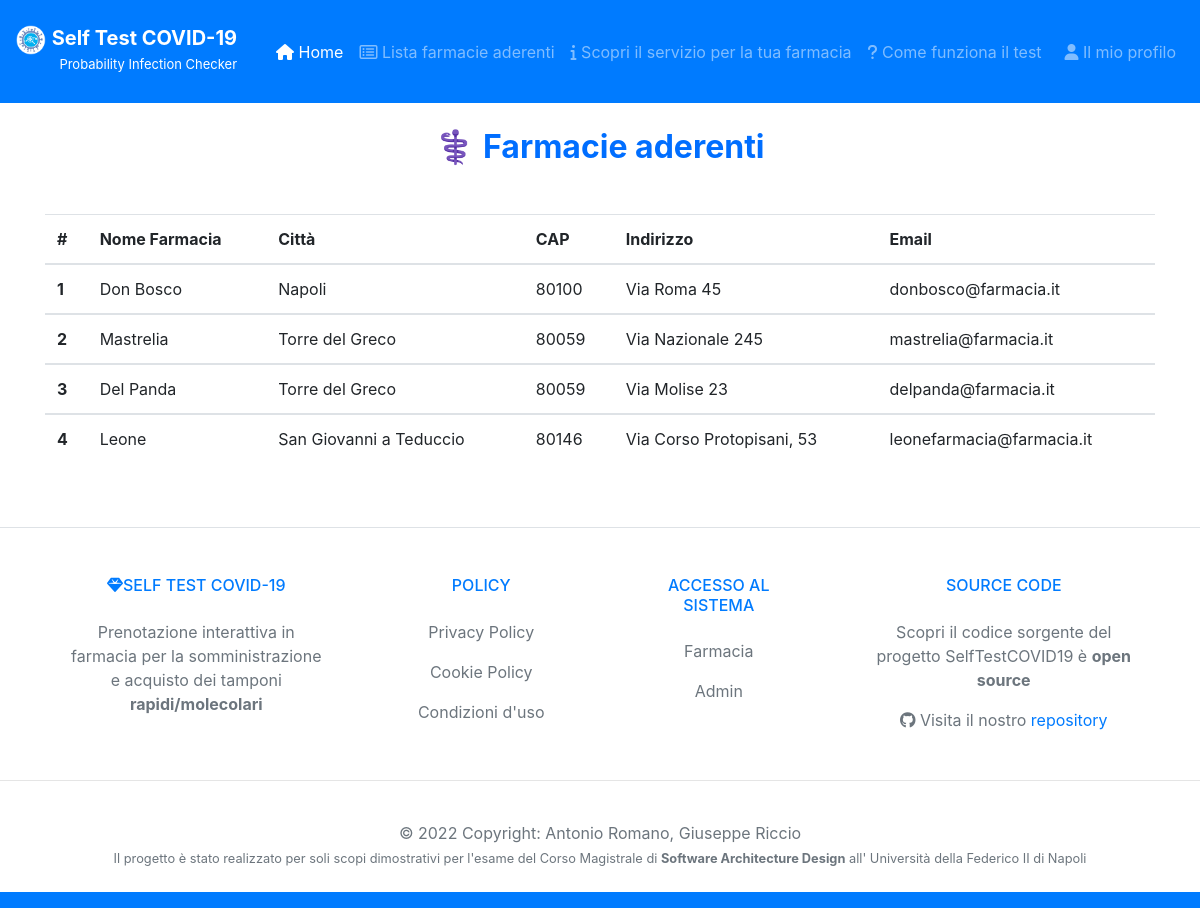
Screenshot of /listaFarmacie with the database file from the repository.
### tables this page shows
CREATE TABLE `Farmacie` (
	ID INTEGER PRIMARY KEY AUTOINCREMENT,
	NomeFarmacia VARCHAR(50),
	Citta VARCHAR(50),
	CAP INT(5),
	Indirizzo VARCHAR(50),
	Email VARCHAR(50),
	PWD VARCHAR(50),
	UNIQUE(NomeFarmacia,Email)
);

### controllers/MainHandlerController.py (the view)
def listaFarmacie():
    connection = connectDB()
    farmacie = connection.execute('SELECT ID, NomeFarmacia, Citta, Cap, Indirizzo, Email FROM Farmacie').fetchall()
    connection.close()
    return render_template('/listafarmacie.html', farmacie=farmacie)

### models/DB.py (called while the page is built)
def connectDB():
    connection = sqlite3.connect('./models/selftestcovid19.db')
    connection.row_factory = sqlite3.Row
    return connection

### templates/listafarmacie.html (shortened to what this page needs)
<!doctype html>
<html lang="it">
<head>
    <link rel="stylesheet" href="https://cdnjs.cloudflare.com/ajax/libs/font-awesome/4.7.0/css/font-awesome.min.css">
    <link rel="stylesheet" href="https://stackpath.bootstrapcdn.com/bootstrap/4.3.1/css/bootstrap.min.css">
</head>
<body>
    <nav class="navbar navbar-expand-lg navbar-dark bg-primary">
        <div style="margin-top: 10px; margin-right: 15px;">
            <a class="navbar-brand" href="#">
                <img src="/static/logo.png" width="30" height="30" alt="">
                <span style="margin-top: 10px; color: white; font-size: 20px ;"><b>Self Test COVID-19</b><br>
                    <p style="font-size: small; text-align: right;">Probability Infection Checker</p></a></span>
        </div>
        <div class="collapse navbar-collapse" id="navbarSupportedContent">
            <ul class="navbar-nav mr-auto">
                <li class="nav-item active">
                    <a class="nav-link" href="/"><i class="fa fa-home" aria-hidden="true"></i> Home </a>
                </li>
                <li class="nav-item">
                    <a class="nav-link" href="/listaFarmacie"><i class="fa fa-list-alt" aria-hidden="true"></i> Lista
                        farmacie aderenti</a>
                </li>
                <li class="nav-item">
                    <a class="nav-link" href="/scopri"><i class="fa fa-info" aria-hidden="true"></i> Scopri il servizio per la
                        tua farmacia</a>
                </li>
                <li class="nav-item">
                    <a class="nav-link" href="/about"><i class="fa fa-question" aria-hidden="true"></i> Come funziona il
                        test</a>
                </li>
            </ul>
            <ul class="navbar-nav ml-auto">
                <li class="nav-item">
                    <a class="nav-link" href="/loginPaziente"><i class="fa fa-user" aria-hidden="true"></i> Il mio
                        profilo </a>
                </li>
            </ul>
        </div>
    </nav>
    <div class="container">
        <center>
            <h2 class="text-center" style="margin: 25px;"><b><span style="color: #006eff;">
                        &#x2695 Farmacie aderenti </span></b></h2>
            <div class="d-flex justify-content-center mt-5 table-responsive">
                <table class="table">
                    <thead>
                        <tr>
                            <th scope="col">#</th>
                            <th scope="col">Nome Farmacia </th>
                            <th scope="col">Città</th>
                            <th scope="col">CAP</th>
                            <th scope="col">Indirizzo</th>
                            <th scope="col">Email</th>
                        </tr>
                    </thead>
                    <tbody>
                        {% for farmacia in farmacie %}
                        <tr>
                            <th scope="row">{{ farmacia.ID }}</th>
                            <td>{{ farmacia.NomeFarmacia }}</td>
                            <td>{{ farmacia.Citta }}</td>
                            <td>{{ farmacia.CAP }}</td>
                            <td>{{ farmacia.Indirizzo }}</td>
                            <td>{{ farmacia.Email }}</td>
                        </tr>
                    </tbody>
                    {% endfor %}
                </table>
            </div>
        </center>
    </div>
</body>
<footer class="text-lg text-lg-start bg-white text-muted">
    <section class="d-flex justify-content-center justify-content-lg-between p-4 border-bottom">
    </section>
    <section class="">
      <div class="container text-center text-md-start mt-5">
        <div class="row mt-3">
          <div class="col-md-3 col-lg-4 col-xl-3 mx-auto mb-4">
            <h6 class="text-uppercase fw-bold mb-4  text-primary">
              <i class="fas fa-gem me-3"></i>Self Test COVID-19
            </h6>
            <p>
              Prenotazione interattiva in farmacia per la somministrazione e acquisto dei tamponi <b>rapidi/molecolari</b>
            </p>
          </div>
          <div class="col-md-2 col-lg-2 col-xl-2 mx-auto mb-4">
            <h6 class="text-uppercase fw-bold mb-4  text-primary">
              Policy
            </h6>
            <p>
              <a href="#!" class="text-reset">Privacy Policy</a>
            </p>
            <p>
              <a href="#!" class="text-reset">Cookie Policy</a>
            </p>
            <p>
              <a href="#!" class="text-reset">Condizioni d'uso</a>
            </p>
          </div>
          <div class="col-md-3 col-lg-2 col-xl-2 mx-auto mb-4">
            <h6 class="text-uppercase fw-bold mb-4  text-primary">
              Accesso al sistema
            </h6>
            <p>
              <a href="/loginFarmacia" class="text-reset">Farmacia</a>
            </p>
            <p>
              <a href="/loginAdmin" class="text-reset">Admin</a>
            </p>
          </div>
          <div class="col-md-4 col-lg-3 col-xl-3 mx-auto mb-md-0 mb-4">
            <h6 class="text-uppercase fw-bold mb-4  text-primary">SOURCE CODE</h6>
            <p>Scopri il codice sorgente del progetto SelfTestCOVID19 è <b>open source</b></p>
            <p><i class="fa fa-github"></i> Visita il nostro <a href="https://github.com/giuseppericcio/SelfTestCovid19">repository</a></p>
          </div>
        </div>
      </div>
    </section>
    <hr>
    <div class="text-center p-4  text-muted" style="background-color: rgba(255, 255, 255, 0.05);">
      © 2022 Copyright:
      <a class="text-muted fw-bold">Antonio Romano, Giuseppe Riccio</a>
      <small id="dateHelp" class="form-text text-muted text-primary">Il progetto è stato realizzato per soli scopi
        dimostrativi per l'esame del Corso Magistrale di <b>Software Architecture Design</b> all' Università della
        Federico II di Napoli</small>
    </div>
  </footer>
<nav class="navbar navbar-expand-lg navbar-dark bg-primary">
</nav>
</body>
</html>

### rows the page displays
Farmacie: ID "1", NomeFarmacia "Don Bosco", Citta "Napoli", CAP "80100", Indirizzo "Via Roma 45", Email "donbosco@farmacia.it"
Farmacie: ID "2", NomeFarmacia "Mastrelia", Citta "Torre del Greco", CAP "80059", Indirizzo "Via Nazionale 245", Email "mastrelia@farmacia.it"
Farmacie: ID "3", NomeFarmacia "Del Panda", Citta "Torre del Greco", CAP "80059", Indirizzo "Via Molise 23", Email "delpanda@farmacia.it"
Farmacie: ID "4", NomeFarmacia "Leone", Citta "San Giovanni a Teduccio", CAP "80146", Indirizzo "Via Corso Protopisani, 53", Email "leonefarmacia@farmacia.it"
